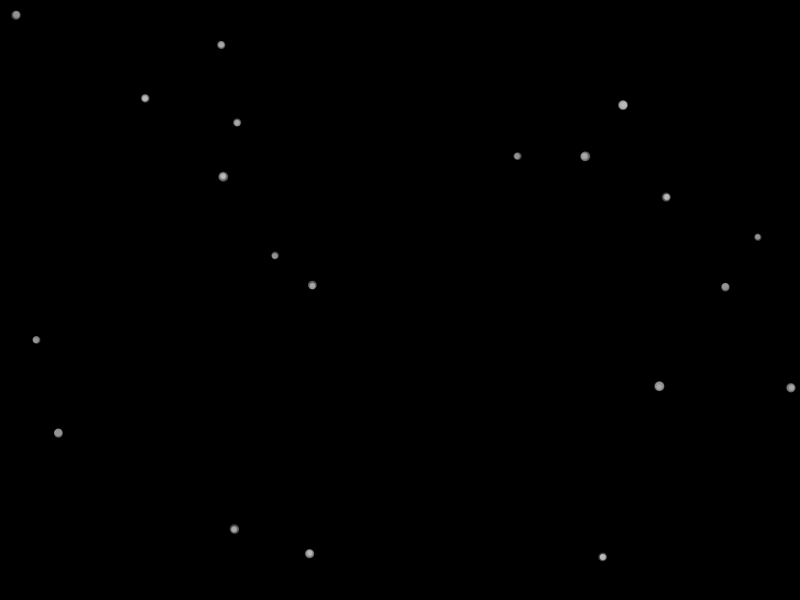
Frame 1 (no input)
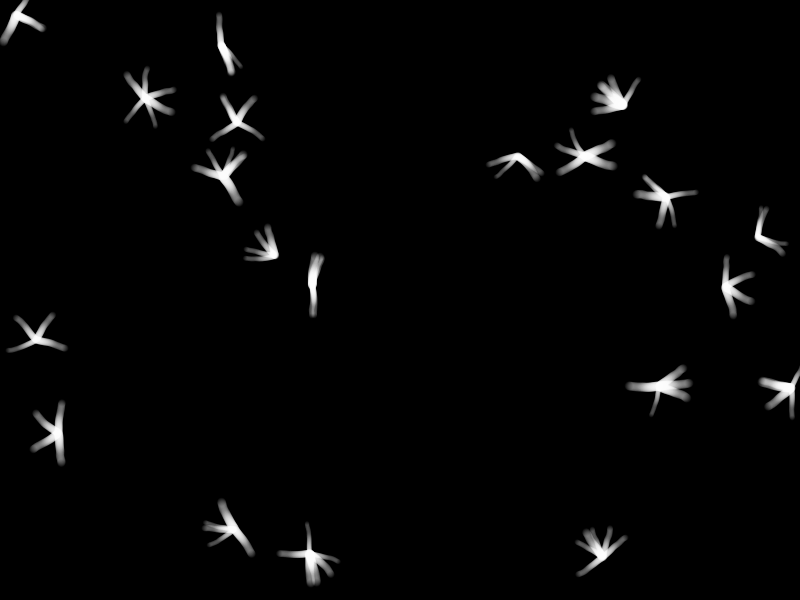
Frame 60 (the mouse pressed at the canvas centre just before this capture)
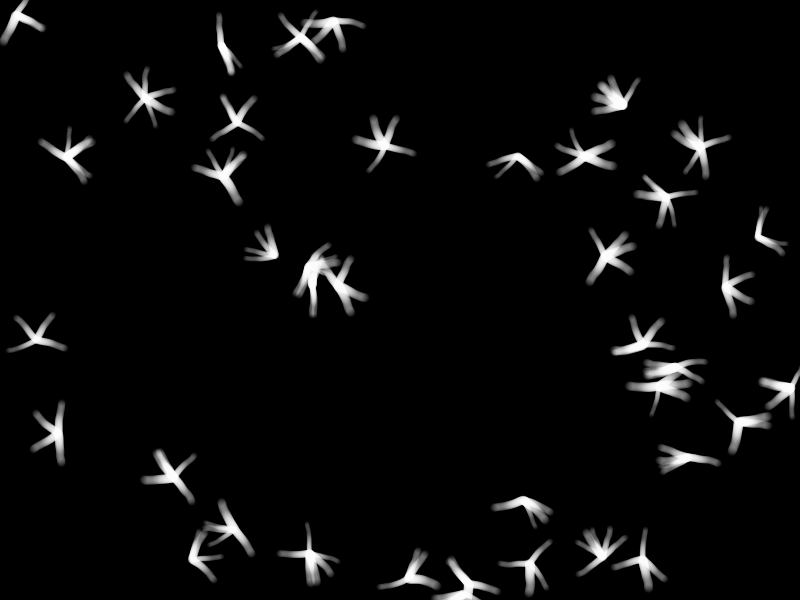
Frame 120 (the mouse held since frame 60 and released just before this capture)

The Processing sketch that drew these frames (run headless with seeded random() and noise(); from frame 60 on, the mouse is pressed at the canvas centre):

// Processing sketch: processing_64012
// ── processing_64012.pde

/* OpenProcessing 
Tweak of *@*http://www.openprocessing.org/sketch/63755*@* 
by @Makio135
*/

int CIRCLES_COUNT=20;

//declare
ShakingCircle[] neurons = new ShakingCircle[CIRCLES_COUNT];

void setup() {
  size(800, 600);
  background(0);
  smooth();
  noStroke();

  //init
  for (int i=0; i<CIRCLES_COUNT; i++) {
    neurons[i]= new ShakingCircle(255, random(width), random(height), random(50), 36);
  }
}

void draw() {
  for (int i=0; i<CIRCLES_COUNT; i++) {
    /*for (int m=0; m<neurons[i].v; m++) {
      for (int j=i+1;j<CIRCLES_COUNT-1; j++) {
        for (int k=0; k<neurons[j].v; k++) {
          if (dist(neurons[i].x[m], neurons[i].y[m], neurons[j].x[k], neurons[j].y[k])<8) {
            neurons[i].ra[m]+=.05;
          }
        }
      }
    }*/

    neurons[i].display();
  }
}

void mousePressed() {
  //init
  for (int i=0; i<CIRCLES_COUNT; i++) {
    neurons[i]= new ShakingCircle(255, random(width), random(height), random(50), 36);
  }
  background(0);
}


class ShakingCircle {

  color c; 
  float cx, cy, r, transp;
  int v;
  float[] n, ra, a;
  float[] x, y;

  //constructor
  ShakingCircle(color tempC, float tempCX, float tempCY, float tempR, float tempV ) {
    c = tempC; //color(255);
    cx = tempCX; //width/2;
    cy= tempCY; //width/2;
    r=0; //width/4; //radius
    v=int(random(4, 7)); //number of points
    transp=50;//transparence de base
    n=new float[v];
    ra=new float[v];
    a=new float[v];
    x=new float[v];
    y=new float[v];
    for (int i=0; i<v;i++) {
      n[i]=random(50);//noise seed
      ra[i]=random(5, 10);//radius
      a[i]=random(360);//angles
    }
  }

  void display() {
    r+=.5;
    if (transp>10) transp--;

    fill(c, transp);
    //draw circles
    for (int i=0; i<v; i++) {
      if (ra[i]>0) {      
        n[i]+=.08;
        a[i]+=.5-noise(n[i])*1;

        x[i] = cos(radians(a[i]))*r+ cx;
        y[i] = sin(radians(a[i]))*r+ cy;

        // start drawing
        ellipse(x[i], y[i], ra[i], ra[i]);
      }
      ra[i]-=.01;
    }
  }
}
